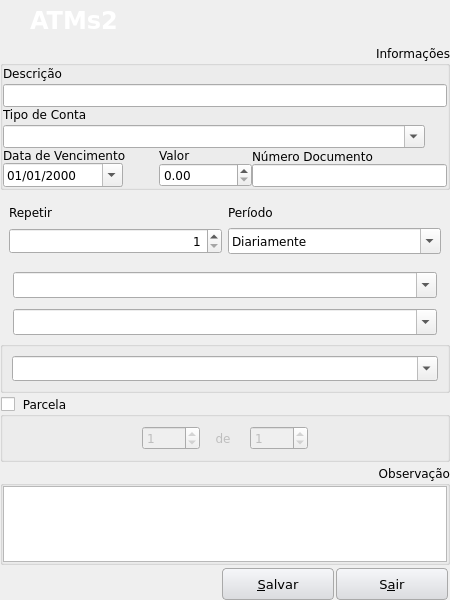
<?xml version="1.0" encoding="UTF-8"?>
<ui version="4.0">
 <class>AccountToPayRegister</class>
 <widget class="QDialog" name="AccountToPayRegister">
  <property name="windowModality">
   <enum>Qt::ApplicationModal</enum>
  </property>
  <property name="geometry">
   <rect>
    <x>0</x>
    <y>0</y>
    <width>450</width>
    <height>600</height>
   </rect>
  </property>
  <property name="sizePolicy">
   <sizepolicy hsizetype="Preferred" vsizetype="Preferred">
    <horstretch>0</horstretch>
    <verstretch>0</verstretch>
   </sizepolicy>
  </property>
  <property name="minimumSize">
   <size>
    <width>450</width>
    <height>0</height>
   </size>
  </property>
  <property name="maximumSize">
   <size>
    <width>800</width>
    <height>600</height>
   </size>
  </property>
  <property name="font">
   <font>
    <family>Verdana</family>
    <pointsize>9</pointsize>
   </font>
  </property>
  <property name="windowTitle">
   <string>ATMs</string>
  </property>
  <property name="windowIcon">
   <iconset resource="../../icons/resources.qrc">
    <normaloff>:/png/marca-m.png</normaloff>:/png/marca-m.png</iconset>
  </property>
  <layout class="QGridLayout" name="gridLayout_6">
   <property name="leftMargin">
    <number>0</number>
   </property>
   <property name="topMargin">
    <number>0</number>
   </property>
   <property name="rightMargin">
    <number>0</number>
   </property>
   <property name="bottomMargin">
    <number>0</number>
   </property>
   <property name="horizontalSpacing">
    <number>0</number>
   </property>
   <property name="verticalSpacing">
    <number>3</number>
   </property>
   <item row="9" column="0">
    <layout class="QHBoxLayout" name="horizontalLayout_2">
     <property name="spacing">
      <number>0</number>
     </property>
     <property name="leftMargin">
      <number>220</number>
     </property>
     <property name="topMargin">
      <number>0</number>
     </property>
     <item>
      <widget class="QPushButton" name="btnSave">
       <property name="minimumSize">
        <size>
         <width>112</width>
         <height>32</height>
        </size>
       </property>
       <property name="maximumSize">
        <size>
         <width>100</width>
         <height>16777215</height>
        </size>
       </property>
       <property name="font">
        <font>
         <family>Verdana</family>
         <pointsize>10</pointsize>
        </font>
       </property>
       <property name="styleSheet">
        <string notr="true">QPushButton{border: 1px solid darkgrey; border-radius:4px; background-color: qlineargradient(x1: 0, y1: 0, x2: 0, y2: 1, stop: 0 #f6f7fa, stop: 1#dadbde); min-width:110px; min-height: 30px; selection-background-color: rgb(125, 184, 255); } 

QPushButton:focus{ background-image: url(:/png/valortotal.jpg); }

QPushButton::drop-down { width:20px; position:absolute; subcontrol-origin: border; subcontrol-position: right top;
border:1px solid darkgrey; border-top-right-radius:3px; border-bottom-right-radius:3px;  background-color: qlineargradient(x1: 0, y1: 0, x2: 0, y2: 1, stop: 0 #f6f7fa, stop: 1#dadbde); }
QPushButton::down-arrow {     image:url(:/png/down_arrow.png);  } 
QPushButton::down-arrow:on {      top: 1px;      left: 1px;  }

</string>
       </property>
       <property name="text">
        <string>&amp;Salvar</string>
       </property>
       <property name="icon">
        <iconset resource="../../icons/resources.qrc">
         <normaloff>:/png/add-icon.png</normaloff>:/png/add-icon.png</iconset>
       </property>
       <property name="iconSize">
        <size>
         <width>24</width>
         <height>24</height>
        </size>
       </property>
      </widget>
     </item>
     <item>
      <widget class="QPushButton" name="btnExit">
       <property name="minimumSize">
        <size>
         <width>112</width>
         <height>32</height>
        </size>
       </property>
       <property name="maximumSize">
        <size>
         <width>100</width>
         <height>16777215</height>
        </size>
       </property>
       <property name="font">
        <font>
         <family>Verdana</family>
         <pointsize>10</pointsize>
        </font>
       </property>
       <property name="styleSheet">
        <string notr="true">QPushButton{border: 1px solid darkgrey; border-radius:4px; background-color: qlineargradient(x1: 0, y1: 0, x2: 0, y2: 1, stop: 0 #f6f7fa, stop: 1#dadbde); min-width:110px; min-height: 30px; selection-background-color: rgb(125, 184, 255); } 

QPushButton:focus{ background-image: url(:/png/valortotal.jpg); }

QPushButton::drop-down { width:20px; position:absolute; subcontrol-origin: border; subcontrol-position: right top;
border:1px solid darkgrey; border-top-right-radius:3px; border-bottom-right-radius:3px;  background-color: qlineargradient(x1: 0, y1: 0, x2: 0, y2: 1, stop: 0 #f6f7fa, stop: 1#dadbde); }
QPushButton::down-arrow {     image:url(:/png/down_arrow.png);  } 
QPushButton::down-arrow:on {      top: 1px;      left: 1px;  }

</string>
       </property>
       <property name="text">
        <string>S&amp;air</string>
       </property>
       <property name="icon">
        <iconset resource="../../icons/resources.qrc">
         <normaloff>:/png/shutdown-icon.png</normaloff>:/png/shutdown-icon.png</iconset>
       </property>
       <property name="iconSize">
        <size>
         <width>24</width>
         <height>24</height>
        </size>
       </property>
      </widget>
     </item>
    </layout>
   </item>
   <item row="3" column="0">
    <widget class="DSMGroupBoxEnter" name="groupBoxRepeat" native="true">
     <property name="minimumSize">
      <size>
       <width>0</width>
       <height>70</height>
      </size>
     </property>
     <property name="title" stdset="0">
      <string>Repetir Conta</string>
     </property>
     <property name="checkable" stdset="0">
      <bool>true</bool>
     </property>
     <property name="checked" stdset="0">
      <bool>false</bool>
     </property>
     <layout class="QHBoxLayout" name="horizontalLayout_3">
      <item>
       <layout class="QVBoxLayout" name="verticalLayout">
        <item>
         <widget class="QLabel" name="label_8">
          <property name="minimumSize">
           <size>
            <width>0</width>
            <height>0</height>
           </size>
          </property>
          <property name="text">
           <string>Repetir</string>
          </property>
          <property name="alignment">
           <set>Qt::AlignLeading|Qt::AlignLeft|Qt::AlignVCenter</set>
          </property>
         </widget>
        </item>
        <item>
         <widget class="DSMSpinBoxEnter" name="spinBoxRepeat">
          <property name="minimumSize">
           <size>
            <width>60</width>
            <height>26</height>
           </size>
          </property>
          <property name="alignment">
           <set>Qt::AlignRight|Qt::AlignTrailing|Qt::AlignVCenter</set>
          </property>
          <property name="minimum">
           <number>1</number>
          </property>
         </widget>
        </item>
       </layout>
      </item>
      <item>
       <layout class="QVBoxLayout" name="verticalLayout_2">
        <item>
         <widget class="QLabel" name="label_9">
          <property name="text">
           <string>Período</string>
          </property>
          <property name="alignment">
           <set>Qt::AlignLeading|Qt::AlignLeft|Qt::AlignVCenter</set>
          </property>
         </widget>
        </item>
        <item>
         <widget class="DSMComboBoxEnter" name="comboBoxRepeat">
          <property name="minimumSize">
           <size>
            <width>140</width>
            <height>26</height>
           </size>
          </property>
          <property name="maximumSize">
           <size>
            <width>16777215</width>
            <height>26</height>
           </size>
          </property>
          <property name="editable">
           <bool>true</bool>
          </property>
          <item>
           <property name="text">
            <string>Diariamente</string>
           </property>
          </item>
          <item>
           <property name="text">
            <string>Semanalmente</string>
           </property>
          </item>
          <item>
           <property name="text">
            <string>Mensalmente</string>
           </property>
          </item>
          <item>
           <property name="text">
            <string>Anualmente</string>
           </property>
          </item>
         </widget>
        </item>
       </layout>
      </item>
     </layout>
    </widget>
   </item>
   <item row="8" column="0">
    <widget class="QGroupBox" name="groupBoxObs">
     <property name="maximumSize">
      <size>
       <width>16777215</width>
       <height>100</height>
      </size>
     </property>
     <property name="title">
      <string>Observação</string>
     </property>
     <property name="alignment">
      <set>Qt::AlignRight|Qt::AlignTop|Qt::AlignTrailing</set>
     </property>
     <layout class="QGridLayout" name="gridLayout_3">
      <property name="leftMargin">
       <number>0</number>
      </property>
      <property name="topMargin">
       <number>0</number>
      </property>
      <property name="rightMargin">
       <number>0</number>
      </property>
      <property name="bottomMargin">
       <number>0</number>
      </property>
      <property name="spacing">
       <number>0</number>
      </property>
      <item row="2" column="0">
       <widget class="DSMTextEdit" name="textEditObs">
        <property name="maximumSize">
         <size>
          <width>16777215</width>
          <height>16777215</height>
         </size>
        </property>
       </widget>
      </item>
     </layout>
    </widget>
   </item>
   <item row="6" column="0">
    <widget class="QGroupBox" name="groupBox">
     <property name="title">
      <string/>
     </property>
     <layout class="QHBoxLayout" name="horizontalLayout_6">
      <item>
       <widget class="SComboBox" name="comboBoxPaymentWay">
        <property name="minimumSize">
         <size>
          <width>0</width>
          <height>25</height>
         </size>
        </property>
        <property name="editable">
         <bool>true</bool>
        </property>
       </widget>
      </item>
     </layout>
    </widget>
   </item>
   <item row="4" column="0">
    <widget class="DSMGroupBoxEnter" name="groupBoxSupplier" native="true">
     <property name="title" stdset="0">
      <string>Associar conta a um Fornecedor</string>
     </property>
     <property name="checkable" stdset="0">
      <bool>true</bool>
     </property>
     <property name="checked" stdset="0">
      <bool>false</bool>
     </property>
     <layout class="QHBoxLayout" name="horizontalLayout_5">
      <property name="spacing">
       <number>0</number>
      </property>
      <property name="leftMargin">
       <number>0</number>
      </property>
      <property name="topMargin">
       <number>3</number>
      </property>
      <property name="rightMargin">
       <number>0</number>
      </property>
      <property name="bottomMargin">
       <number>0</number>
      </property>
      <item>
       <widget class="SComboBox" name="comboBoxSupplier">
        <property name="minimumSize">
         <size>
          <width>300</width>
          <height>0</height>
         </size>
        </property>
        <property name="maximumSize">
         <size>
          <width>424</width>
          <height>26</height>
         </size>
        </property>
        <property name="editable">
         <bool>true</bool>
        </property>
       </widget>
      </item>
     </layout>
    </widget>
   </item>
   <item row="5" column="0">
    <widget class="DSMGroupBoxEnter" name="groupBoxBank" native="true">
     <property name="title" stdset="0">
      <string>Associar conta a um Banco</string>
     </property>
     <property name="checkable" stdset="0">
      <bool>true</bool>
     </property>
     <property name="checked" stdset="0">
      <bool>false</bool>
     </property>
     <layout class="QHBoxLayout" name="horizontalLayout_4">
      <property name="spacing">
       <number>0</number>
      </property>
      <property name="leftMargin">
       <number>0</number>
      </property>
      <property name="topMargin">
       <number>3</number>
      </property>
      <property name="rightMargin">
       <number>0</number>
      </property>
      <property name="bottomMargin">
       <number>0</number>
      </property>
      <item>
       <widget class="DSMComboBoxEnter" name="comboBoxBank">
        <property name="minimumSize">
         <size>
          <width>300</width>
          <height>0</height>
         </size>
        </property>
        <property name="maximumSize">
         <size>
          <width>424</width>
          <height>26</height>
         </size>
        </property>
        <property name="editable">
         <bool>true</bool>
        </property>
       </widget>
      </item>
     </layout>
    </widget>
   </item>
   <item row="1" column="0">
    <widget class="QGroupBox" name="groupBoxInfo">
     <property name="minimumSize">
      <size>
       <width>0</width>
       <height>0</height>
      </size>
     </property>
     <property name="maximumSize">
      <size>
       <width>16777215</width>
       <height>16777215</height>
      </size>
     </property>
     <property name="font">
      <font>
       <family>Verdana</family>
       <pointsize>9</pointsize>
      </font>
     </property>
     <property name="title">
      <string>Informações</string>
     </property>
     <property name="alignment">
      <set>Qt::AlignRight|Qt::AlignTop|Qt::AlignTrailing</set>
     </property>
     <layout class="QGridLayout" name="gridLayout">
      <property name="leftMargin">
       <number>0</number>
      </property>
      <property name="topMargin">
       <number>0</number>
      </property>
      <property name="rightMargin">
       <number>0</number>
      </property>
      <property name="bottomMargin">
       <number>0</number>
      </property>
      <property name="spacing">
       <number>0</number>
      </property>
      <item row="0" column="0">
       <layout class="QVBoxLayout" name="verticalLayout_4">
        <property name="spacing">
         <number>3</number>
        </property>
        <item>
         <widget class="QLabel" name="label">
          <property name="minimumSize">
           <size>
            <width>0</width>
            <height>0</height>
           </size>
          </property>
          <property name="maximumSize">
           <size>
            <width>125</width>
            <height>16777215</height>
           </size>
          </property>
          <property name="text">
           <string>Descrição</string>
          </property>
          <property name="alignment">
           <set>Qt::AlignLeading|Qt::AlignLeft|Qt::AlignVCenter</set>
          </property>
         </widget>
        </item>
        <item>
         <widget class="QRadLineEditEnter" name="lineEditDesciption">
          <property name="maxLength">
           <number>50</number>
          </property>
         </widget>
        </item>
       </layout>
      </item>
      <item row="1" column="0">
       <layout class="QVBoxLayout" name="verticalLayout_7">
        <property name="spacing">
         <number>3</number>
        </property>
        <item>
         <widget class="QLabel" name="label_2">
          <property name="text">
           <string>Tipo de Conta</string>
          </property>
          <property name="alignment">
           <set>Qt::AlignLeading|Qt::AlignLeft|Qt::AlignVCenter</set>
          </property>
         </widget>
        </item>
        <item>
         <widget class="DSMComboBoxEnter" name="comboBoxAccountType">
          <property name="minimumSize">
           <size>
            <width>0</width>
            <height>0</height>
           </size>
          </property>
          <property name="maximumSize">
           <size>
            <width>422</width>
            <height>26</height>
           </size>
          </property>
          <property name="editable">
           <bool>true</bool>
          </property>
         </widget>
        </item>
       </layout>
      </item>
      <item row="2" column="0">
       <layout class="QHBoxLayout" name="horizontalLayout">
        <item>
         <layout class="QVBoxLayout" name="verticalLayout_3">
          <property name="spacing">
           <number>0</number>
          </property>
          <property name="rightMargin">
           <number>6</number>
          </property>
          <item>
           <widget class="QLabel" name="label_4">
            <property name="minimumSize">
             <size>
              <width>150</width>
              <height>0</height>
             </size>
            </property>
            <property name="maximumSize">
             <size>
              <width>150</width>
              <height>16777215</height>
             </size>
            </property>
            <property name="text">
             <string>Data de Vencimento</string>
            </property>
            <property name="alignment">
             <set>Qt::AlignLeading|Qt::AlignLeft|Qt::AlignVCenter</set>
            </property>
           </widget>
          </item>
          <item>
           <widget class="DSMDateEditEnter" name="dateEditVencDate">
            <property name="minimumSize">
             <size>
              <width>120</width>
              <height>0</height>
             </size>
            </property>
            <property name="maximumSize">
             <size>
              <width>120</width>
              <height>16777215</height>
             </size>
            </property>
            <property name="displayFormat">
             <string>dd/MM/yyyy</string>
            </property>
            <property name="calendarPopup">
             <bool>true</bool>
            </property>
           </widget>
          </item>
         </layout>
        </item>
        <item>
         <layout class="QVBoxLayout" name="verticalLayout_5">
          <property name="spacing">
           <number>0</number>
          </property>
          <property name="rightMargin">
           <number>0</number>
          </property>
          <item>
           <widget class="QLabel" name="label_5">
            <property name="text">
             <string>Valor</string>
            </property>
            <property name="alignment">
             <set>Qt::AlignLeading|Qt::AlignLeft|Qt::AlignVCenter</set>
            </property>
           </widget>
          </item>
          <item>
           <widget class="QDoubleSpinBox" name="doubleSpinBoxValue">
            <property name="maximum">
             <double>999999.989999999990687</double>
            </property>
           </widget>
          </item>
         </layout>
        </item>
        <item>
         <layout class="QVBoxLayout" name="verticalLayout_6">
          <property name="spacing">
           <number>0</number>
          </property>
          <item>
           <widget class="QLabel" name="label_10">
            <property name="text">
             <string>Número Documento</string>
            </property>
            <property name="alignment">
             <set>Qt::AlignLeading|Qt::AlignLeft|Qt::AlignVCenter</set>
            </property>
           </widget>
          </item>
          <item>
           <widget class="QRadLineEditEnter" name="lineEditDocNumber">
            <property name="maximumSize">
             <size>
              <width>200</width>
              <height>16777215</height>
             </size>
            </property>
           </widget>
          </item>
         </layout>
        </item>
       </layout>
      </item>
     </layout>
    </widget>
   </item>
   <item row="0" column="0">
    <widget class="QFrame" name="topmenu">
     <property name="minimumSize">
      <size>
       <width>0</width>
       <height>42</height>
      </size>
     </property>
     <property name="maximumSize">
      <size>
       <width>16777215</width>
       <height>42</height>
      </size>
     </property>
     <property name="styleSheet">
      <string notr="true">background-image: url(:/png/topright.jpg);</string>
     </property>
     <property name="frameShape">
      <enum>QFrame::NoFrame</enum>
     </property>
     <property name="frameShadow">
      <enum>QFrame::Plain</enum>
     </property>
     <widget class="QLabel" name="labelStatus">
      <property name="enabled">
       <bool>false</bool>
      </property>
      <property name="geometry">
       <rect>
        <x>30</x>
        <y>1</y>
        <width>491</width>
        <height>39</height>
       </rect>
      </property>
      <property name="palette">
       <palette>
        <active>
         <colorrole role="WindowText">
          <brush brushstyle="SolidPattern">
           <color alpha="255">
            <red>255</red>
            <green>255</green>
            <blue>255</blue>
           </color>
          </brush>
         </colorrole>
         <colorrole role="Button">
          <brush brushstyle="SolidPattern">
           <color alpha="255">
            <red>0</red>
            <green>0</green>
            <blue>0</blue>
           </color>
          </brush>
         </colorrole>
         <colorrole role="Text">
          <brush brushstyle="SolidPattern">
           <color alpha="255">
            <red>255</red>
            <green>255</green>
            <blue>255</blue>
           </color>
          </brush>
         </colorrole>
         <colorrole role="ButtonText">
          <brush brushstyle="SolidPattern">
           <color alpha="255">
            <red>255</red>
            <green>255</green>
            <blue>255</blue>
           </color>
          </brush>
         </colorrole>
         <colorrole role="Base">
          <brush brushstyle="SolidPattern">
           <color alpha="255">
            <red>0</red>
            <green>0</green>
            <blue>0</blue>
           </color>
          </brush>
         </colorrole>
         <colorrole role="Window">
          <brush brushstyle="SolidPattern">
           <color alpha="255">
            <red>0</red>
            <green>0</green>
            <blue>0</blue>
           </color>
          </brush>
         </colorrole>
        </active>
        <inactive>
         <colorrole role="WindowText">
          <brush brushstyle="SolidPattern">
           <color alpha="255">
            <red>255</red>
            <green>255</green>
            <blue>255</blue>
           </color>
          </brush>
         </colorrole>
         <colorrole role="Button">
          <brush brushstyle="SolidPattern">
           <color alpha="255">
            <red>0</red>
            <green>0</green>
            <blue>0</blue>
           </color>
          </brush>
         </colorrole>
         <colorrole role="Text">
          <brush brushstyle="SolidPattern">
           <color alpha="255">
            <red>255</red>
            <green>255</green>
            <blue>255</blue>
           </color>
          </brush>
         </colorrole>
         <colorrole role="ButtonText">
          <brush brushstyle="SolidPattern">
           <color alpha="255">
            <red>255</red>
            <green>255</green>
            <blue>255</blue>
           </color>
          </brush>
         </colorrole>
         <colorrole role="Base">
          <brush brushstyle="SolidPattern">
           <color alpha="255">
            <red>0</red>
            <green>0</green>
            <blue>0</blue>
           </color>
          </brush>
         </colorrole>
         <colorrole role="Window">
          <brush brushstyle="SolidPattern">
           <color alpha="255">
            <red>0</red>
            <green>0</green>
            <blue>0</blue>
           </color>
          </brush>
         </colorrole>
        </inactive>
        <disabled>
         <colorrole role="WindowText">
          <brush brushstyle="SolidPattern">
           <color alpha="255">
            <red>255</red>
            <green>255</green>
            <blue>255</blue>
           </color>
          </brush>
         </colorrole>
         <colorrole role="Button">
          <brush brushstyle="SolidPattern">
           <color alpha="255">
            <red>0</red>
            <green>0</green>
            <blue>0</blue>
           </color>
          </brush>
         </colorrole>
         <colorrole role="Text">
          <brush brushstyle="SolidPattern">
           <color alpha="255">
            <red>255</red>
            <green>255</green>
            <blue>255</blue>
           </color>
          </brush>
         </colorrole>
         <colorrole role="ButtonText">
          <brush brushstyle="SolidPattern">
           <color alpha="255">
            <red>255</red>
            <green>255</green>
            <blue>255</blue>
           </color>
          </brush>
         </colorrole>
         <colorrole role="Base">
          <brush brushstyle="SolidPattern">
           <color alpha="255">
            <red>0</red>
            <green>0</green>
            <blue>0</blue>
           </color>
          </brush>
         </colorrole>
         <colorrole role="Window">
          <brush brushstyle="SolidPattern">
           <color alpha="255">
            <red>0</red>
            <green>0</green>
            <blue>0</blue>
           </color>
          </brush>
         </colorrole>
        </disabled>
       </palette>
      </property>
      <property name="font">
       <font>
        <family>Verdana</family>
        <pointsize>18</pointsize>
        <weight>75</weight>
        <bold>true</bold>
       </font>
      </property>
      <property name="styleSheet">
       <string/>
      </property>
      <property name="frameShape">
       <enum>QFrame::NoFrame</enum>
      </property>
      <property name="frameShadow">
       <enum>QFrame::Plain</enum>
      </property>
      <property name="lineWidth">
       <number>1</number>
      </property>
      <property name="text">
       <string>ATMs2</string>
      </property>
      <property name="textFormat">
       <enum>Qt::AutoText</enum>
      </property>
      <property name="alignment">
       <set>Qt::AlignLeading|Qt::AlignLeft|Qt::AlignVCenter</set>
      </property>
      <property name="wordWrap">
       <bool>false</bool>
      </property>
      <property name="textInteractionFlags">
       <set>Qt::NoTextInteraction</set>
      </property>
     </widget>
    </widget>
   </item>
   <item row="7" column="0">
    <widget class="QGroupBox" name="groupBox_2">
     <property name="title">
      <string> Parcela</string>
     </property>
     <property name="checkable">
      <bool>true</bool>
     </property>
     <property name="checked">
      <bool>false</bool>
     </property>
     <layout class="QHBoxLayout" name="horizontalLayout_7">
      <item>
       <spacer name="horizontalSpacer">
        <property name="orientation">
         <enum>Qt::Horizontal</enum>
        </property>
        <property name="sizeType">
         <enum>QSizePolicy::Fixed</enum>
        </property>
        <property name="sizeHint" stdset="0">
         <size>
          <width>130</width>
          <height>10</height>
         </size>
        </property>
       </spacer>
      </item>
      <item>
       <widget class="QSpinBox" name="spinBoxPortion">
        <property name="maximum">
         <number>9999</number>
        </property>
        <property name="value">
         <number>1</number>
        </property>
       </widget>
      </item>
      <item>
       <widget class="QLabel" name="label_3">
        <property name="text">
         <string>de </string>
        </property>
        <property name="alignment">
         <set>Qt::AlignCenter</set>
        </property>
       </widget>
      </item>
      <item>
       <widget class="QSpinBox" name="spinBoxMaxPortion">
        <property name="maximum">
         <number>9999</number>
        </property>
        <property name="value">
         <number>1</number>
        </property>
       </widget>
      </item>
      <item>
       <spacer name="horizontalSpacer_2">
        <property name="orientation">
         <enum>Qt::Horizontal</enum>
        </property>
        <property name="sizeType">
         <enum>QSizePolicy::Fixed</enum>
        </property>
        <property name="sizeHint" stdset="0">
         <size>
          <width>130</width>
          <height>20</height>
         </size>
        </property>
       </spacer>
      </item>
     </layout>
    </widget>
   </item>
  </layout>
 </widget>
 <customwidgets>
  <customwidget>
   <class>QRadLineEditEnter</class>
   <extends>QLineEdit</extends>
   <header location="global">qradlineeditenter.h</header>
  </customwidget>
  <customwidget>
   <class>DSMDateEditEnter</class>
   <extends>QDateEdit</extends>
   <header location="global">dsmdateeditenter.h</header>
  </customwidget>
  <customwidget>
   <class>DSMComboBoxEnter</class>
   <extends>QComboBox</extends>
   <header location="global">dsmcomboboxenter.h</header>
  </customwidget>
  <customwidget>
   <class>DSMGroupBoxEnter</class>
   <extends>QWidget</extends>
   <header>dsmgroupboxenter.h</header>
   <container>1</container>
  </customwidget>
  <customwidget>
   <class>DSMTextEdit</class>
   <extends>QTextEdit</extends>
   <header>dsmtextedit.h</header>
  </customwidget>
  <customwidget>
   <class>SComboBox</class>
   <extends>QComboBox</extends>
   <header location="global">scombobox.h</header>
  </customwidget>
  <customwidget>
   <class>DSMSpinBoxEnter</class>
   <extends>QSpinBox</extends>
   <header>dsmspinboxenter.h</header>
  </customwidget>
 </customwidgets>
 <tabstops>
  <tabstop>lineEditDesciption</tabstop>
  <tabstop>comboBoxAccountType</tabstop>
  <tabstop>dateEditVencDate</tabstop>
  <tabstop>doubleSpinBoxValue</tabstop>
  <tabstop>lineEditDocNumber</tabstop>
  <tabstop>spinBoxRepeat</tabstop>
  <tabstop>comboBoxRepeat</tabstop>
  <tabstop>comboBoxSupplier</tabstop>
  <tabstop>comboBoxBank</tabstop>
  <tabstop>textEditObs</tabstop>
  <tabstop>btnSave</tabstop>
  <tabstop>btnExit</tabstop>
 </tabstops>
 <resources>
  <include location="../../icons/resources.qrc"/>
  <include location="../../icons/resources.qrc"/>
  <include location="../../icons/resources.qrc"/>
 </resources>
 <connections/>
</ui>
